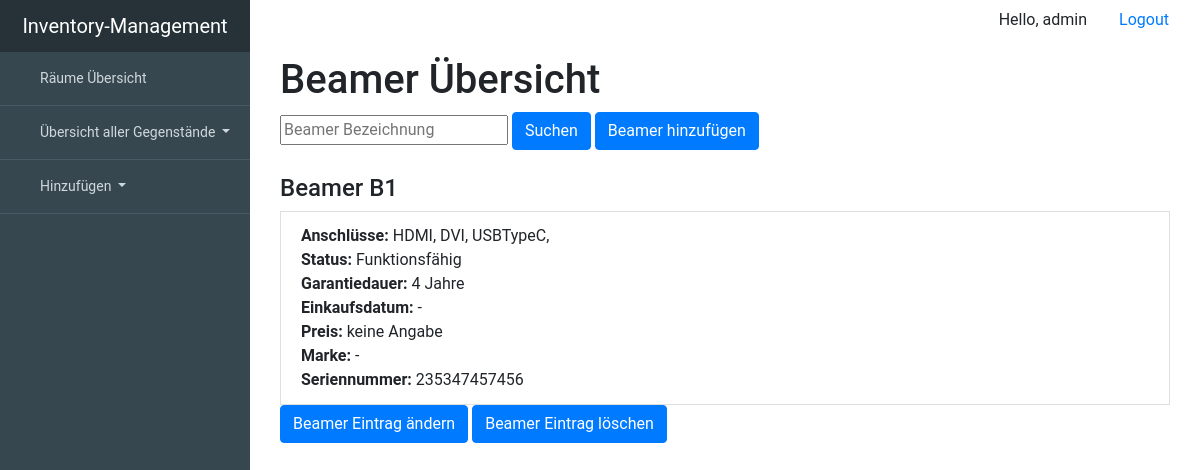
Page /beamer/all (signed in) on the earlier database version.
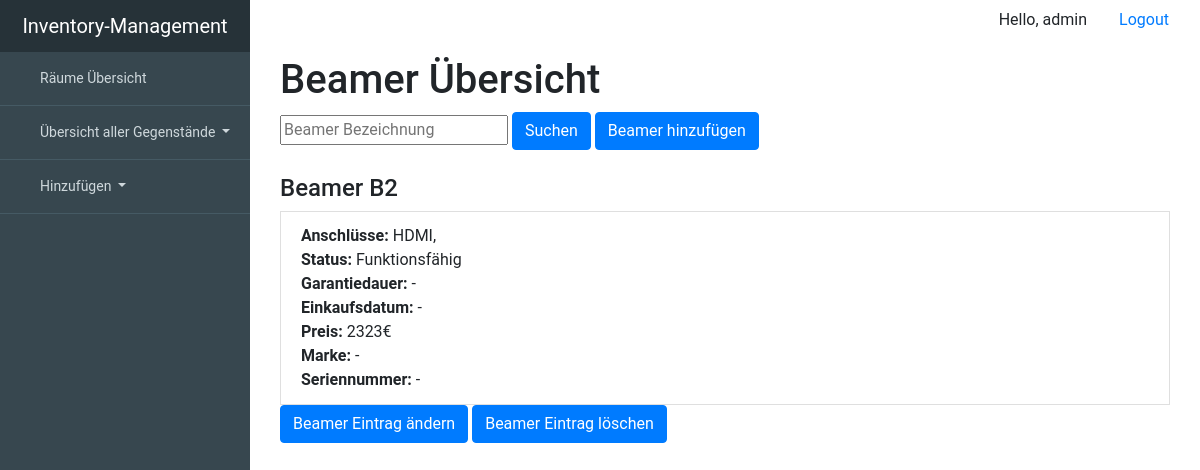
Same page on the later database version.
### inventory_managementsentials/models.py (models this page shows, shortened)
class Device(models.Model):
    room = models.ForeignKey('Room', null=True, blank=True, on_delete=models.SET_NULL)
    description = models.CharField(max_length=99, unique=True, primary_key=True)
    working = 'working'
    broken = 'broken'
    status_choice = [(working, "working"), (broken, "broken")]
    status = models.CharField(choices=status_choice, max_length=7, blank=True, null=True)
    serialnumber = models.CharField(max_length=99, blank=True, null=True)
    warranty_period = models.IntegerField(blank=True, null=True)
    date_of_purchase = models.DateTimeField(blank=True, null=True)
    price = models.IntegerField(blank=True, null=True)
    brand = models.ForeignKey(Brand, on_delete=models.SET_NULL, blank=True, null=True)
    class Meta:
        abstract = True

class Beamer(Device):
    HDMI = models.BooleanField(blank=True, null=True)
    VGA = models.BooleanField(blank=True, null=True)
    DVI = models.BooleanField(blank=True, null=True)
    DB = models.BooleanField(blank=True, null=True)
    USBTypeC = models.BooleanField(blank=True, null=True)
    class Meta:
        verbose_name = "Beamer"
        verbose_name_plural = "Beamers"

### inventory_managementsentials/views.py (the view)
# urls.py: url(r'^beamer/all$', views.BeamerView.as_view(), name='BeamerView'),
class BeamerView(LoginRequiredMixin, generic.ListView):
    login_url = 'inventory_managementsentials:login'
    template_name = 'inventory_managementsentials/all/all_beamers.html'
    context_object_name = 'beamer_list'
    def get_queryset(self):
        filter_description = self.request.GET.get('beamer_description', None)
        if filter_description is not None:
            print(Beamer.objects.filter(description__icontains=filter_description))
            return Beamer.objects.filter(description__icontains=filter_description)
        else:
            return Beamer.objects.order_by('description')

### inventory_managementsentials/templates/inventory_managementsentials/all/all_beamers.html (shortened to what this page needs)
{% extends "inventory_managementsentials/base.html" %}
{% block content %}
    <div class="container">
        <header>
            <div class="editor-indent" style=" margin-right: 50px">
                <div class="inner">
                    <h1>Beamer Übersicht </h1>
                </div>
            </div>
        </header>
    <div>
        <form method="GET" action="/beamer/all">
                <input type="text" name="beamer_description" placeholder="Beamer Bezeichnung">
                <button type="submit" class="btn btn-primary">Suchen</button>
                <a href='/add/beamer/' class="btn btn-primary">Beamer hinzufügen</a>
            </form>
    </div>
        <div class="whatever_else_you_need">
            {% if beamer_list %}
                {% for beamer in beamer_list %}
                    <div class="list-group">
                        <br>
                        <h4 class="list-group-itemlist-group-item-action active">Beamer {{ beamer.description }}</h4>
                        <a class="list-group-item list-group-item-action"><strong>Anschlüsse:</strong>
                            {% if beamer.HDMI %}HDMI,{% endif %}
                            {% if beamer.DVI %}DVI,{% endif %}
                            {% if beamer.USBTypeC %}USBTypeC,{% endif %}<br>
                            <strong>Status:</strong>
                        {% if beamer.status == 'working' %}
                            Funktionsfähig
                        {% elif beamer.status == 'broken' %}
                            <strong>Defekt</strong>
                        {% else %}
                            -
                        {% endif %}<br>
                            <strong>Garantiedauer:</strong>
                        {% if beamer.warranty_period %}
                            {{ beamer.warranty_period }} Jahre
                        {% else %}
                            -
                        {% endif %}
                        <br>
                            <strong>Einkaufsdatum:</strong> {{ beamer.date_of_purchase|default_if_none:'-' }}<br>
                            <strong>Preis:</strong>
                        {% if beamer.price %}
                            {{ beamer.price}}€
                        {% else %}
                            keine Angabe
                        {% endif %}
                        <br>
                            <strong>Marke:</strong> {{ beamer.brand|default_if_none:'-'}}<br>
                            <strong>Seriennummer: </strong> {{ beamer.serialnumber|default_if_none:'-'}}<br>
                        </a>
                        <div>
                            <a href='/update/beamer/{{ beamer.description }}' class="btn btn-primary">Beamer Eintrag ändern</a>
                            <a href='/delete/beamer/{{ beamer.description }}' class="btn btn-primary">Beamer Eintrag löschen</a>
                        </div>
                    </div>
                {% endfor %}
        </div>
            {% else %}
                <p>Keine Beamer vorhanden.</p>
            {% endif %}
    </div>
{% endblock %}

Differences in the rows shown:
removed Beamer: description "B1", HDMI "HDMI,", DVI "DVI,", USBTypeC "USBTypeC,", status "Funktionsfähig", warranty_period "4", date_of_purchase "-", shows "keine Angabe", brand "-", serialnumber "235347457456"
added Beamer: description "B2", HDMI "HDMI,", status "Funktionsfähig", date_of_purchase "-", price "2323", brand "-", serialnumber "-"
